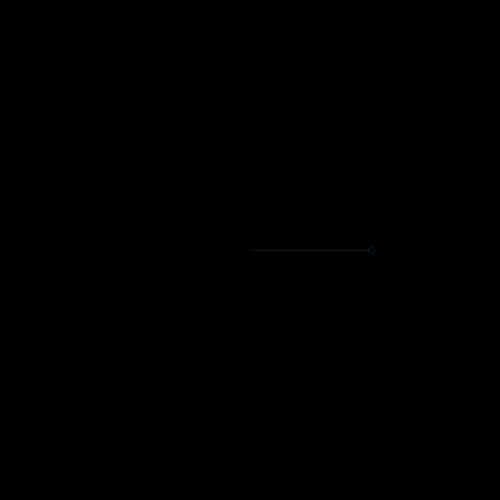
Frame 1 (no input)
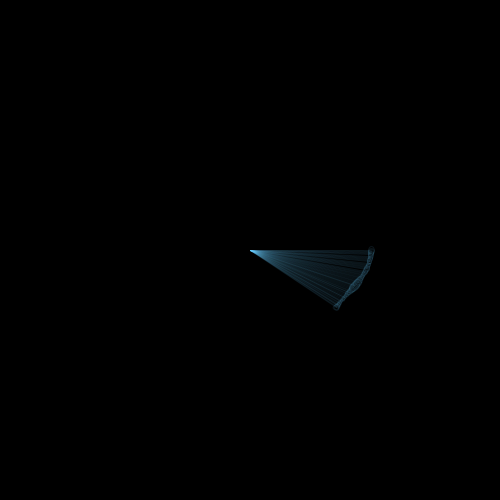
Frame 60 (the mouse pressed at the canvas centre just before this capture)
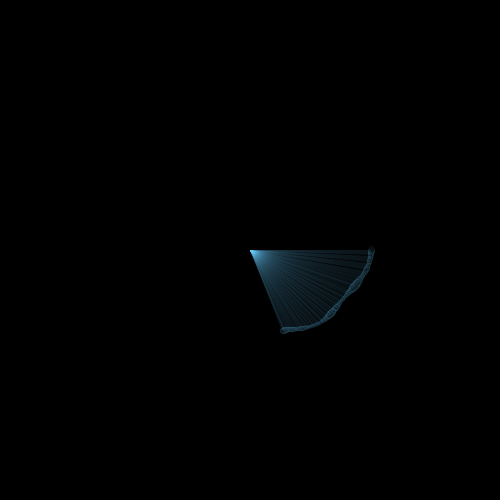
Frame 120 (the mouse held since frame 60 and released just before this capture)

The Processing sketch that drew these frames (run headless with seeded random() and noise(); from frame 60 on, the mouse is pressed at the canvas centre):

// Processing sketch: processing_2485
// ── processing_2485.pde

/* 
 
Cindy Ng 
June 14,2009 
cindy.ng@cindysng.com
Pedal
 */ 

float rot = 0; // start 180 degree
float rad = 200;
float speed = 0.01;
float circleSize = 1;


float seed = 0;
float seed2 = 0;

void setup() {


  size(500,500);
  background(0);
  smooth();
  
};
  
  void draw() {
  
    rad = noise(seed) * 200;
    seed = seed + 0.003;
    
    circleSize = noise(seed2) * 10;
    seed2 = seed2 + 0.06;
    
  translate(250,250);
  rotate(rot);
  stroke(100,200,300,25);
  line(0,0, rad,0);
  fill(255,100,200,0);
  ellipse(rad,0,circleSize,circleSize);

  rot = rot + speed;
  
  line(250,500, 250,300); 


};

void keyPressed() {
  save("circle" + key+ ".png"); 
};
  
